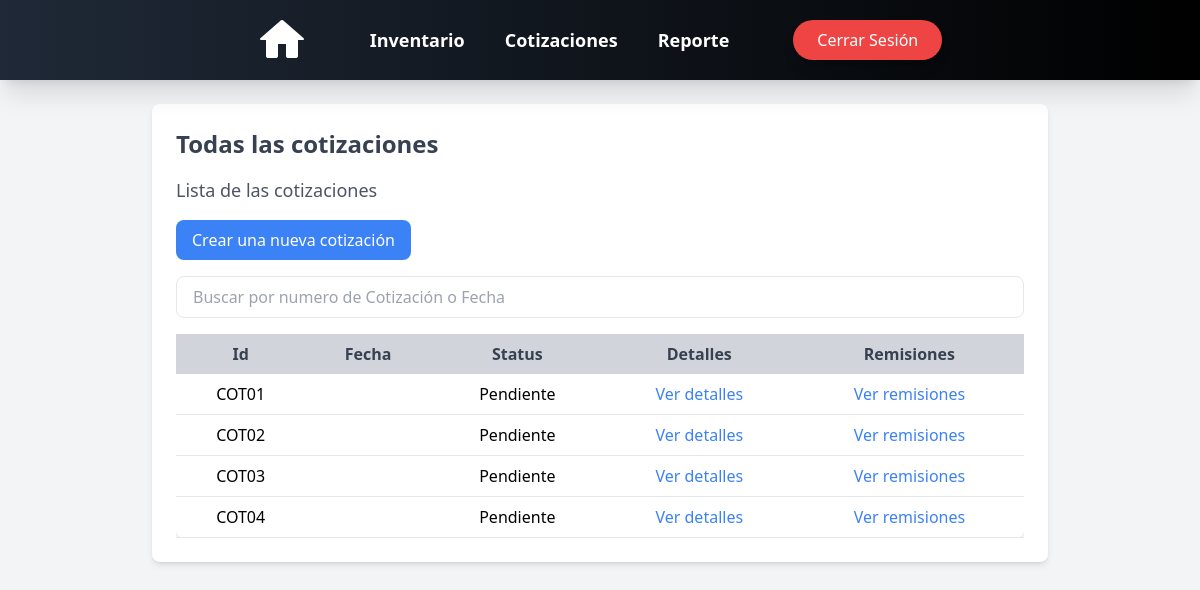
Page /quotes/ (signed in) on the earlier database version.
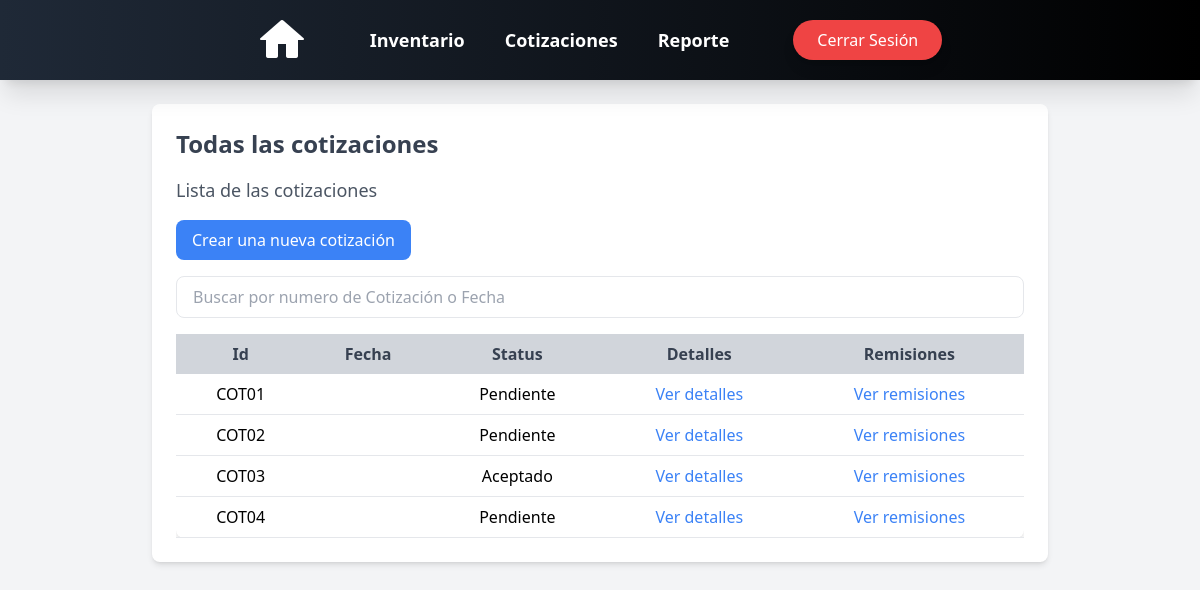
Same page on the later database version.
### cotizaciones/models.py (models this page shows, shortened)
class Cotizaciones (models.Model):
    id = models.CharField(max_length=10, primary_key=True, unique=True, blank=False, null=False)
    cliente = models.CharField(max_length=50, blank=False, null=True)
    telefono = models.IntegerField(blank=False, null=True)
    fecha = models.DateField(auto_now=False, auto_now_add=False)
    fecha_propuesta = models.DateField(auto_now=False, auto_now_add=False)
    fecha_entrega = models.DateField(auto_now=False, auto_now_add=False, null=True, blank=True)
    direccion_entrega = models.CharField(max_length=50, default='Pendiente')
    servicio_envio = models.CharField(max_length=100, default="TGZ")
    costo_envio = models.DecimalField(max_digits=10, decimal_places=2, blank=False, null=True, default=0)
    total = models.DecimalField(max_digits=10, decimal_places=2, default=0.0) # Este total es el total sin IVA por cuestiones programaticas lo decidimos dejar así.
    total_Civa = models.DecimalField(max_digits=10, decimal_places=2, default=0.0)
    status = models.CharField(max_length=20, blank=False, null=False, default='Pendiente')
    anticipo = models.DecimalField(max_digits=10, decimal_places=2, default=0.0)
    restante = models.DecimalField(max_digits=10, decimal_places=2, default=0.0)
    metodo_pago = models.CharField(max_length=20, null=False, default='No')
    iva = models.DecimalField(max_digits=10, decimal_places=2, default=0.0)
    iva_8 = models.BooleanField(default=False)
    iva_16 = models.BooleanField(default=False)

### cotizaciones/views.py (the view)
# urls.py: path('', quotes_view, name='list_quotes'),
def quotes_view(request):
    cotizaciones = Cotizaciones.objects.all()
    for cotizacion in cotizaciones:
        cotizacion.fecha = format_date(cotizacion.fecha, format="full", locale="es")
        cotizacion.fecha_propuesta = format_date(cotizacion.fecha_propuesta, format="full", locale="es")
        cotizacion.fecha_entrega = format_date(cotizacion.fecha_entrega, format="full", locale="es")
    context = {'cotizaciones': cotizaciones}
    return render(request, 'quotes/cotizaciones.html', context)

### users/context_processors.py (called while the page is built)
def empleado_context(request):
    if request.user.is_authenticated:
        empleado = request.user.groups.filter(name='Empleado').exists()
    else:
        empleado = False  # Si no está autenticado, no es parte del grupo
    return {'empleado': empleado}

### templates/quotes/cotizaciones.html (shortened to what this page needs)
{% load static %}
<!DOCTYPE html>
<html lang="en">
<head>
</head>
<body class="bg-gray-100 p-6">
{% if request.user.is_authenticated %}
    {% include 'nav_bar.html' %}
    <div class="animate__animated animate__fadeIn">
        <div class="max-w-4xl mx-auto bg-white p-6 rounded-lg shadow-md mt-20">
            <h1 class="text-2xl font-bold text-gray-700 mb-4">Todas las cotizaciones</h1>
            <h2 class="text-lg text-gray-600 mb-4">Lista de las cotizaciones</h2>
            <a href="{% url 'create_quote' %}" class="inline-block bg-blue-500 text-white px-4 py-2 rounded-lg hover:bg-blue-600 transition">Crear una nueva cotización</a>
            <div class="mt-4 flex gap-2">
                <input type="text" id="search" onkeyup="filterQuotes()" placeholder="Buscar por numero de Cotización o Fecha" class="px-4 py-2 border rounded-lg w-full">
            </div>
            <div class="overflow-x-auto mt-4">
                <table class="w-full border-collapse bg-white shadow-md rounded-lg">
                    <thead>
                        <tr class="bg-gray-300 text-gray-700">
                            <th class="px-4 py-2">Id</th>
                            <th class="px-4 py-2">Fecha</th>
                            <th class="px-4 py-2">Status</th>
                            <th class="px-4 py-2">Detalles</th>
                            <th class="px-4 py-2">Remisiones</th>
                        </tr>
                    </thead>
                    <tbody>
                        {% for cotizacion in cotizaciones %}
                        <tr class="border-b">
                            <td class="px-4 py-2 text-center">{{ cotizacion.id }}</td>
                            <td class="px-4 py-2 text-center">{{ cotizacion.fecha }}</td>
                            <td class="px-4 py-2 text-center">{{ cotizacion.status }}</td>
                            <td class="px-4 py-2 text-center">
                                <a href="{% url 'details' cotizacion.id %}" class="text-blue-500 hover:underline">Ver detalles</a>
                            </td>
                            <td class="px-4 py-2 text-center">
                                <a href="{% url 'view_remission' cotizacion.id %}" class="text-blue-500 hover:underline">Ver remisiones</a>
                            </td>
                        </tr>
                        {% endfor %}
                    </tbody>
                </table>
            </div>
        </div>
    </div>
{% else %}
    <div class="flex flex-col items-center justify-center min-h-screen text-center">
        <h2 class="text-2xl font-semibold text-gray-700">No está autenticado</h2>
        <a href="{% url 'login' %}" class="mt-4 bg-blue-600 text-white px-4 py-2 rounded-lg hover:bg-blue-700 transition">Iniciar sesión</a>
    </div>
{% endif %}
</body>
</html>

Differences in the rows shown:
changed Cotizaciones "COT03": status "Pendiente" → "Aceptado"
